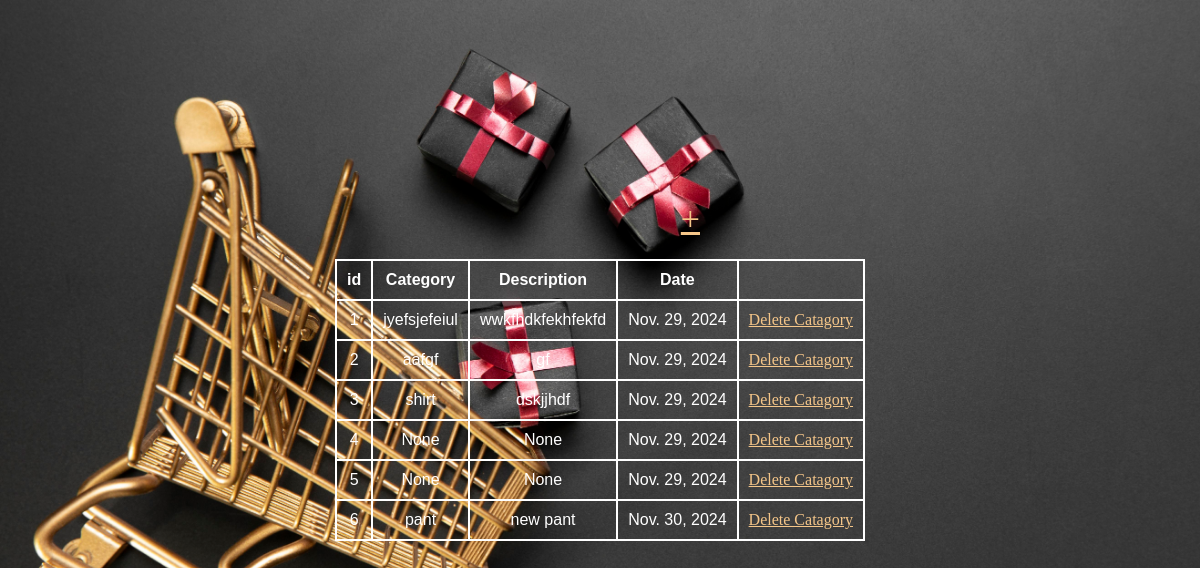
The app's page /Add_ViewCategory, older data.
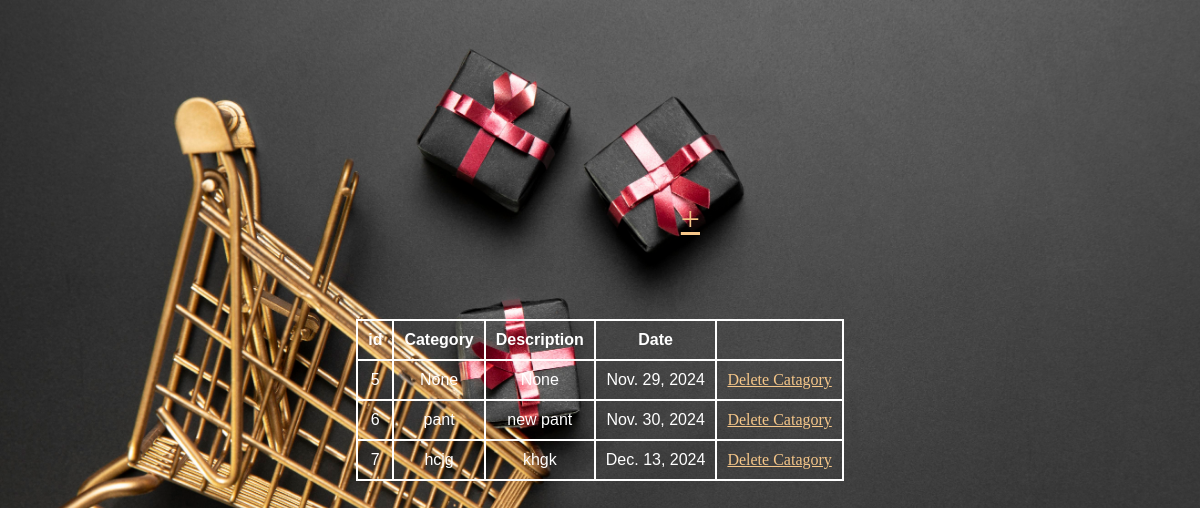
The same page, newer data.
### SpeedKartApp/models.py (models this page shows)
class Category_Table(models.Model):
    Category_name = models.CharField(max_length= 100, null= True, blank= True)
    Description =  models.CharField(max_length= 100, null= True, blank= True)
    created_at = models.DateField(auto_now_add= True, null=True, blank=True)
    updated_at = models.DateField(auto_now= True, null=True, blank=True)

### SpeedKartApp/views.py (the view)
# urls.py: path('Add_ViewCategory', ViewCategory.as_view(), name="Add_ViewCategory"),
class ViewCategory(View):
    def get(self, request):
        c=Category_Table.objects.all()
        return render(request, 'Admin/Add&ViewCategory.html', {'s':c})

### templates/Admin/Add&ViewCategory.html (shortened to what this page needs)
{% load static %}
<!DOCTYPE html>
<html lang="en">
<head>
    <link rel="stylesheet" href="{% static 'style.css'  %}">
</head>
<body class="test">
    <div class="icon">
    <a href="/Add_NewCategory">+</a></div>
    <table>
        <tr>
            <th>id</th>
        <th>Category</th>
        <th>Description</th>
        <th>Date</th>
        <th></th>
    </tr>
{% for i in s %}
    <tr>
            <td>{{i.id}}</td>
            <td>{{i.Category_name}}</td>
            <td>{{i.Description}}</td>
            <td>{{i.created_at}}</td>
            <td>
                <a href="delete_catagory/{{i.id}}">Delete Catagory</a><br></td>
    </tr>
       {% endfor %}
    </table>
</body>
</html>

Row changes from the older to the newer data that the page shows:
removed Category_Table: id "1", Category_name "jyefsjefeiul", Description "wwkfhdkfekhfekfd", created_at "Nov. 29, 2024"
removed Category_Table: id "2", Category_name "aafgf", Description "gf", created_at "Nov. 29, 2024"
removed Category_Table: id "3", Category_name "shirt", Description "dskjjhdf", created_at "Nov. 29, 2024"
removed Category_Table: id "4", Category_name "None", Description "None", created_at "Nov. 29, 2024"
added Category_Table: id "7", Category_name "hcjg", Description "khgk", created_at "Dec. 13, 2024"
